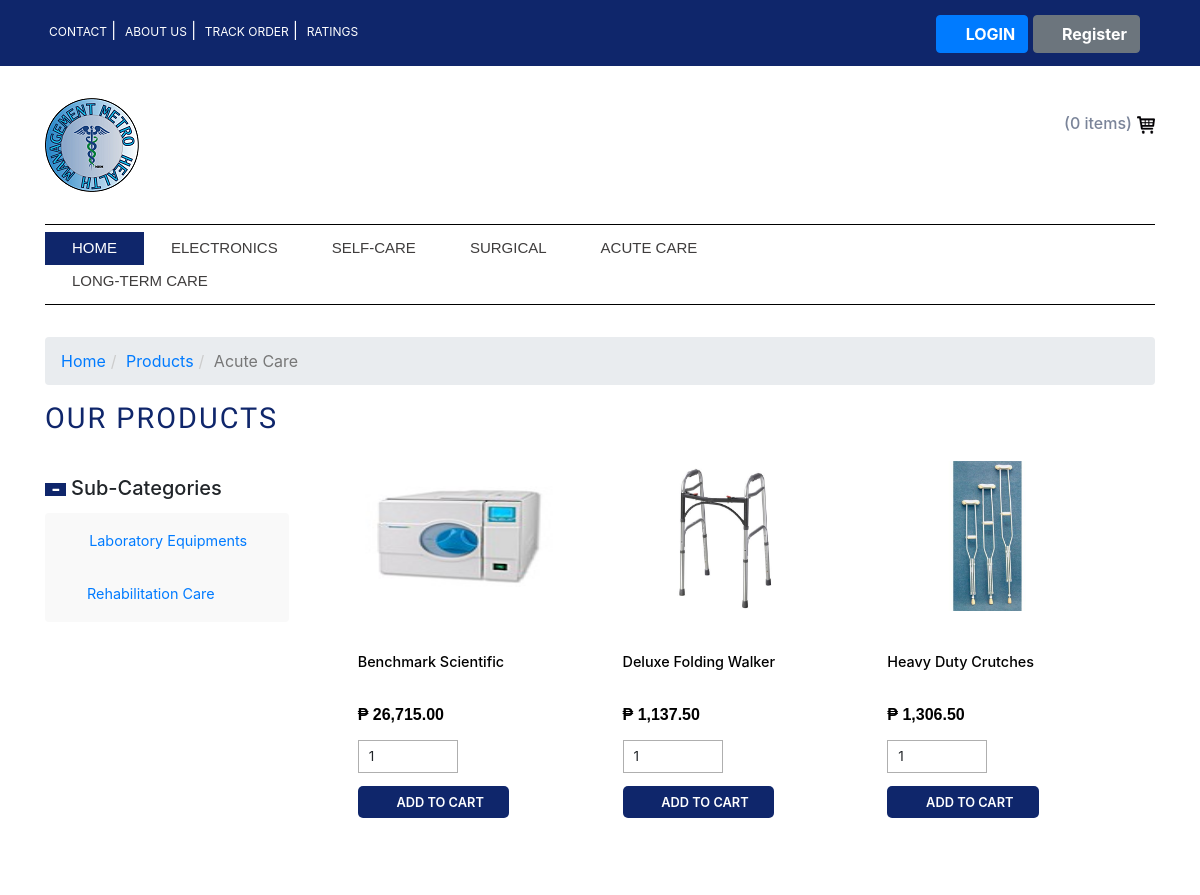
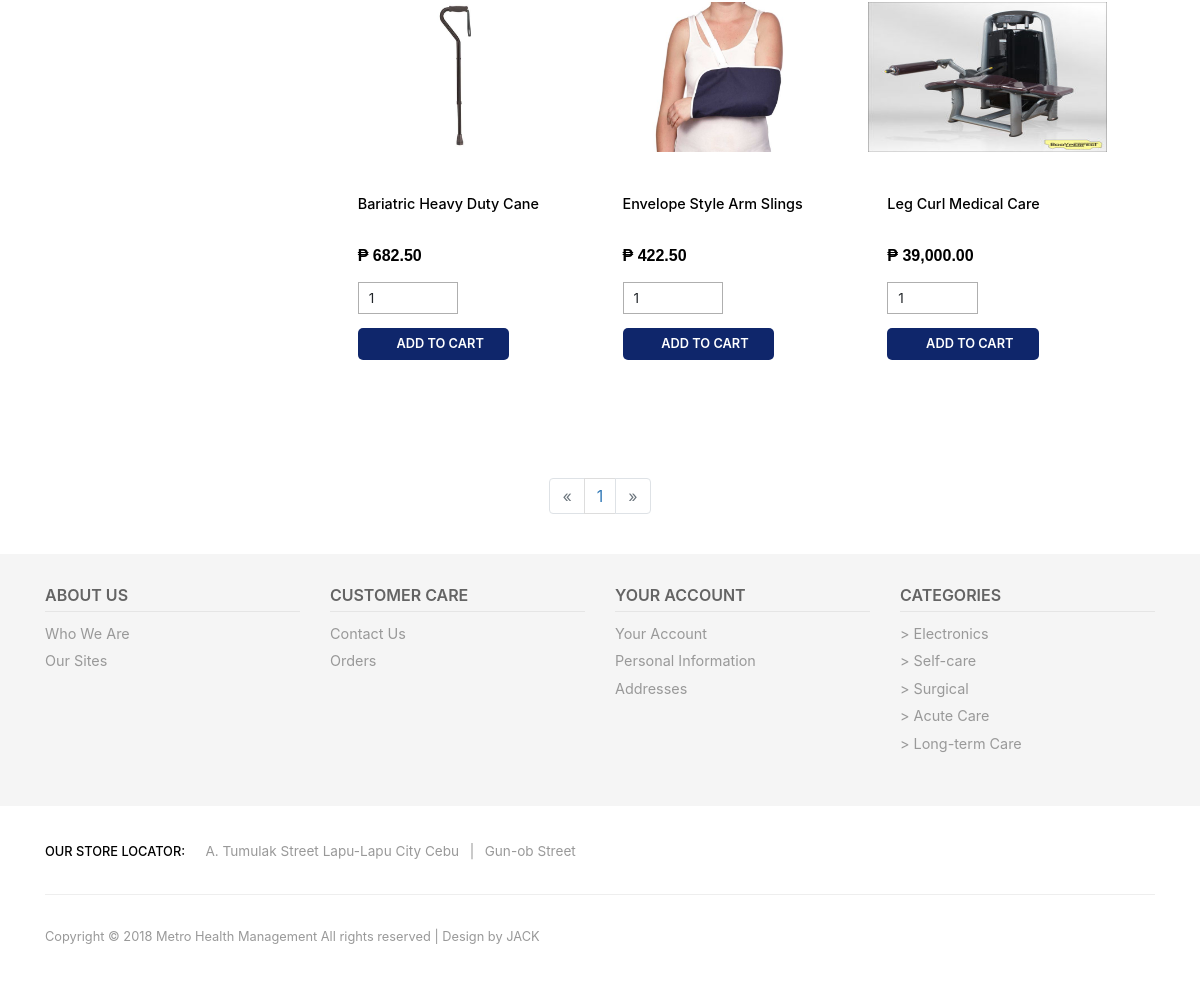
The page /customer/acutecare.php on the database its author committed (2 pictures, top to bottom).
### tables this page shows
CREATE TABLE `products` (
  `prod_id` int(11) NOT NULL,
  `prod_name` text NOT NULL,
  `type` text NOT NULL,
  `sub_category` text NOT NULL,
  `description` text NOT NULL,
  `selling_price` float NOT NULL,
  `unit_price` float NOT NULL,
  `qty` int(11) NOT NULL,
  `status` text NOT NULL,
  `photo` varchar(25555) NOT NULL,
  `trans_id` int(11) NOT NULL,
  `supplier_id` int(11) NOT NULL,
  `date_added` date NOT NULL
);

### customer/functions/acutecareDisplay.php (called while the page is built, shortened)
<?php
 $query= "SELECT * FROM products WHERE type = 'Acute Care'";
$data = mysqli_query($conn, $query);
$result = mysqli_fetch_array($data);
		 $search_value=isset($_POST['search'])? $_POST["search"]:'';
	 if(isset($result['type']) == "Acute Care"){
			$sqlSelProd = mysqli_query($conn,"SELECT * FROM products WHERE prod_name like '%$search_value%' AND type='Acute Care' ORDER BY prod_id DESC limit $start_from, $record_per_page") or die(mysqli_error());
		}
?>

### customer/acutecare.php (the view, shortened to what this page needs)
<?php
 require("../database/sql_connect.php");
$record_per_page = 9;
$page = '';
if (isset($_GET['page'])) {
	$page = $_GET['page'];
}
else{
	$page = 1;
}
$start_from = ($page-1)*$record_per_page;
?>
<?php
include("functions/acutecareDisplay.php");
?>
<body>
<link rel="stylesheet" href="https://maxcdn.bootstrapcdn.com/bootstrap/3.3.7/css/bootstrap.min.css">
<?php include("header.php") ?>
<?php include("menu.php") ?>
<div class="product-model">
	 <div class="container">
			<ol class="breadcrumb">
		  <li><a href="index.php">Home</a></li>
		 <li><a href="#">Products</a></li>
		  <li class="active">Acute Care</li>
		 </ol>
			<h2>OUR PRODUCTS</h2>
		 <div class="col-md-9 product-model-sec">
		 <?php
		if (mysqli_num_rows($sqlSelProd) >= 1) {
          while ($row = mysqli_fetch_array($sqlSelProd)) {
          	if (empty($row)){
					echo "No avaiableproducts";
				}else{
	?>
			<a href="single.php?prod_id=<?php echo $row['prod_id']; ?>"><div class="product-grid love-grid">
						<div class="product-img b-link-stripe b-animate-go  thickbox">
							<img src="../admin/<?php echo $row['photo'] ?>" style="height:150px;" class="img-responsive" alt=""/>
							<div class="b-wrapper">
							</div>
						</div></a>
						<form method="post">
						<div class="product-info simpleCart_shelfItem">
							<div class="product-info-cust prt_name">
								<h4><?php echo $row['prod_name']; ?></h4>
								<br>
								<span class="item_price">&#8369; <?php echo number_format($row['selling_price'],2); ?></span>
								<input type="number" min="1" max="<?php echo $row['qty']; ?>" class="item_quantity quantity<?php echo $row['prod_id']; ?>" value="1" />
								<button type="submit" class="item_add items" onclick="myFunction()"><i class="fa fa-shopping-cart"></i> ADD TO CART</button>
							</div>
						</div>
						</div>
						</form>
						<?php
			}
		}
	}
		?>
			<div class="rsidebar span_1_of_left">
				 <section  class="sky-form">
					<?php include("acutecareSubCategory.php") ?>
				 </section>
			 </div>
<center>
			<div class="pagination">
						<?php
							if($type = "Acute Care");
							$sqlSelProd = mysqli_query($conn,"SELECT * FROM products WHERE type = 'Acute Care'") or die(mysqli_error());
							$total_records = mysqli_num_rows($sqlSelProd);
							$total_pages = ceil($total_records/$record_per_page);
							if ($type=='') {
								echo "<ul class='pagination'>";
								if($page == 1) {
								$disable_prev = 'disabled';
								$prev_url = "javascript:void(0);";
								} else {
								    $disable_prev = '';
								    $prev_url = "acutecare.php?page=".($page-1);
								}
								echo '<li class="page-item '.$disable_prev.'"><a class="page-link" href="'.$prev_url.'" class="button">
							        <span aria-hidden="true">&laquo;</span>
							        <span class="sr-only">Previous</span>
							      </a></li>';
								for ($i=1; $i <=$total_pages ; $i++) {
									echo '<li><a href="acutecare.php?page='.$i.'">'.$i.'</a></li>';
								}
								if($page+1 == $total_pages) {
								    $disable_next = '';
								    $next_url = "acutecare.php?page=".($page+1);
								} else {
								    $disable_next = 'disabled';
								    $next_url = "javascript:void(0);";
								}
								echo "<li class='page-item ".$disable_next."'><a class='page-link' href='".$next_url."' class='button'>
								        <span aria-hidden='true'>&raquo;</span>
								        <span class='sr-only'>Next</span>
								      </a></li>";
								echo "</ul>";
								}
								else{
								echo "<ul class='pagination'>";
								if($page == 1) {
								$disable_prev = 'disabled';
								$prev_url = "javascript:void(0);";
								} else {
								    $disable_prev = '';
								    $prev_url = "acutecare.php?type=".$_GET['type']."&page=".($page-1);
								}
								echo '<li class="page-item '.$disable_prev.'"><a class="page-link" href="'.$prev_url.'" class="button">
							        <span aria-hidden="true">&laquo;</span>
							        <span class="sr-only">Previous</span>
							      </a></li>';
								for ($i=1; $i <=$total_pages ; $i++) {
									echo '<li><a href="acutecare.php?type='.$type.'&page='.$i.'">'.$i.'</a></li>';
								}
								if($page+1 == $total_pages) {
								    $disable_next = '';
								    $next_url = "acutecare.php?type=".$_GET['type']."&page=".($page+1);
								} else {
								    $disable_next = 'disabled';
								    $next_url = "javascript:void(0);";
								}
								echo "<li class='page-item ".$disable_next."'><a class='page-link' href='".$next_url."' class='button'>
								        <span aria-hidden='true'>&raquo;</span>
								        <span class='sr-only'>Next</span>
								      </a></li>";
								echo "</ul>";
							}
						 ?>
			</div>
			</center>
<?php include("indexfooter.php") ?>
</body>
</html>

### customer/header.php (shortened to what this page needs)
<!DOCTYPE HTML>
<html>
<head>
<link href="css2/style.css" rel='stylesheet' type='text/css' />
    <link href="vendor/bootstrap/css/bootstrap.css" rel="stylesheet">
    <link href="css2/half-slider.css" rel="stylesheet">
    <link href="vendor/font-awesome/css/font-awesome.min.css" rel="stylesheet" type="text/css">
	<link rel="stylesheet" type="text/css" href="wrapper.css">
<link href="css2/megamenu.css" rel="stylesheet" type="text/css" media="all" />
</head>
<div class="top_bg">
	<div class="container">
		<div class="header_top-sec">
			<div class="top_right">
				<ul>
					<li><a href="contact.php">Contact</a></li>|
					<li><a href="aboutus.php">About Us</a></li>|
					<li><a data-toggle="modal" data-target="#myModal">Track Order</a></li>|
					<li><a href="indexRatings.php">Ratings</a></li>
				</ul>
			</div>
			<div class="container">
				<div class="top_left">
					<button type="button" class="btn btn-primary" data-toggle="modal" data-target="#myModal">
					  <font color="white"><b><i class="fa fa-sign-in"></i> LOGIN</b></a> </font> </button>
					<button type="button" class="btn btn-secondary" data-toggle="modal" data-target="#register">
					  <font color="white"><b><i class="fa fa-plus-square"></i> Register</b></a> </font> </button>
				</div>
			</div>
		</div>
	</div>
</div>
<div class="header_top">
	 <div class="container">
		 <div class="logo">
		 	<a href="index.php"><img src="image/2.png" alt=""></a>
		 </div>
		 <div class="header_right">
			 <div class="cart box_1">
				<h3>
				(<span>0</span> items)<img src="image/bag.png" alt=""></h3>
			 </div>
		 </div>
	</div>
</div>

### customer/menu.php (shortened to what this page needs)
<div class="mega_nav">
	 <div class="container">
		 <div class="menu_sec">
		 <ul class="megamenu skyblue">
			 <li class="active grid"><a class="color1" href="index.php">Home</a></li>
			 <li class="grid"><a class="color2" href="electronics.php">Electronics</a></li>
			<li><a class="color4" href="selfcare.php">Self-care</a></li>
				<li><a class="color6" href="surgical.php">Surgical</a></li>
				<li><a class="color7" href="acutecare.php">Acute Care</a></li>
				<li><a class="color8" href="longtermcare.php">Long-term Care</a></li>
			   </ul>
			 <div class="clearfix"></div>
		 </div>
	  </div>
</div>

### customer/acutecareSubCategory.php (shortened to what this page needs)
<div class="product_right">
						<h5 class="m_2"><span class="glyphicon glyphicon-minus" aria-hidden="true"></span>Sub-Categories</h5>
						<div class="nav">
						<ul class="nav navbar place">
								<li><a href="lab.php">   Laboratory Equipments</a></li>
								<li><a href="rehab.php">Rehabilitation Care</a></li>
						</ul>
						</div>
					</div>

### customer/indexfooter.php (shortened to what this page needs)
<div class="footer-content">
	 <div class="container">
	 	<div class="row">
			 <div class="col-md-3 ftr-grid">
				 <h4>About Us</h4>
				 <ul>
					 <li><a href="aboutus.php">Who We Are</a></li>
					 <li><a href="aboutus.php">Our Sites</a></li>
				 </ul>
			 </div>
			 <div class="col-md-3 ftr-grid">
				 <h4>Customer Care</h4>
				 <ul>
					 <li><a href="contact.php">Contact Us</a></li>
					 <li><a href="orders.php">Orders</a></li>
				 </ul>
			 </div>
			 <div class="col-md-3 ftr-grid">
				 <h4>Your account</h4>
				 <ul>
				 	<li><a href="#">Your Account</a></li>
				 	<li><a href="#">Personal Information</a></li>
					 <li><a href="#">Addresses</a></li>
				 </ul>
			 </div>
			 <div class="col-md-3 ftr-grid">
				 <h4>Categories</h4>
				 <ul>
					 <li><a href="electronics.php">> Electronics</a></li>
					 <li><a href="selfcare.php">> Self-care</a></li>
					 <li><a href="surgical.php">> Surgical</a></li>
					 <li><a href="acutecare.php">> Acute Care</a></li>
					 <li><a href="longtermcare.php">> Long-term Care</a></li>
				 </ul>
			 </div>
		 </div>
	 </div>
</div>
<div class="footer">
	 <div class="container">
		 <div class="store">
			 <ul>
				 <li class="active">OUR STORE LOCATOR:</li>
				 <li><a href="#">A. Tumulak Street Lapu-Lapu City Cebu</a></li>
				 <li><a href="#">|</a></li>
				 <li><a href="#">Gun-ob Street</a></li>
			 </ul>
		 </div>
		 <div class="copywrite">
			 <p>Copyright © 2018 Metro Health Management All rights reserved | Design by JACK</p>
		 </div>
		 </div>
	 </div>

### customer/css2/style.css (style rules this page uses)
h4, h5, h6, h1, h2, h3 { margin: 0; }
ul, ol { margin: 0; padding:0; }
p { margin: 0; }
html, body { font-family: 'Raleway', sans-serif; font-size: 100%; background: #ffffff; }
body a { transition:0.5s all; -webkit-transition:0.5s all; -moz-transition:0.5s all; -o-transition:0.5s all; -ms-transition:0.5s all; }
.row { margin:0; }
.breadcrumb { margin:2em 0; }
.top_bg { background:#0f266b; }
.header_top-sec { padding: 15px 0 8px; }
.logo img { width:100%; }
.header_top { padding:2em 0; }
.top_left { float: right; color:#081336; }
.top_right { float:left; color: #ffffff; margin-top: 3px; }
.top_right ul,.top_left ul { padding:0; list-style:none; display: inline-block; vertical-align: middle; }
.top_right ul li,.top_left ul li { display: inline-block; }
.top_right ul li:last-child { margin-right: 0; }
.top_right ul li a { text-align:center; padding: 0px 4px; text-transform:uppercase; font-size:12px; display:block; color:#ffffff; -webkit-transition: all 0.3s ease-in-out; -moz-transition: all 0.3s ease-in-out; -o-transition: all 0.3s ease-in-out; transition: all 0.3s ease-in-out; }
span.item_price { color: #3f3d3d; font-size: 1.2em; font-weight: 400; text-align: center; }
.item_quantity { margin: 1em 0; border: 1px solid rgb(175, 175, 175); font-size: 0.85em; padding: 5px 10px; display: block; }
.box_1 { text-align:center; margin-top:1em; }
.box_1 h3 { color: #000; font-size: 0.85em; margin-bottom: 0; }
.box_1 h3 img { margin-left: 5px; }
.box_1 h3 { color: #7A8499; font-size: 1em; }
.logo { float: left; }
.header_right { float: right; }
.menu_sec { border-top:1px solid #000; border-bottom:1px solid #000; padding:7px 0; }
.header_right { position:relative; }
.footer-content { background:#F5F5F5; padding:2em 0; }
.ftr-grid h4 { color: #646464; font-weight: 600; display: block; border-bottom: 1px solid #E5E5E5; padding-bottom: 5px; text-transform:uppercase; font-size:1em; }
.ftr-grid { padding-left: 0; }
.ftr-grid ul li { display:block; }
.ftr-grid ul li:nth-child(1) { margin-top:0.5em; }
.ftr-grid ul li a { color:#999; padding:3px 0; display:block; font-size:0.9em; }
.footer { padding-bottom:2em; }
.store { margin:2em 0; border-bottom: 1px solid #eee; padding-bottom: 1em; }
.store ul li { display:inline-block; }
.store ul li.active { color:#000; font-size:0.8em; font-weight:500; margin-right:1em; }
.store ul li a { color:#999; font-size:0.85em; padding:0 3px; }
.copywrite p { color: #999; font-size: 0.8em; }
.product-model-sec { margin: 1em 0 0 0; float: right; }
.glyphicon-minus { top:-1px!important; }
.glyphicon-minus:before { content: "\2212"; color:#fff; font-size:9px; background:rgba(15, 38, 107); padding:1px 6px; margin-right:5px; }
.rsidebar { display: block; float: left; margin: 2em 2em 0% 0; width: 22%; }
.b-link-stripe { position:relative; display:inline-block; vertical-align:top; font-weight: 300; overflow:hidden; width: 100%; }
.b-link-stripe .b-wrapper { position:absolute; width:100%; height:100%; top:0; left:0; text-align:center; color:#ffffff; overflow:hidden; }
.b-animate-go { text-decoration:none; }
.product-grid { width: 30%; margin: 0 3% 4% 0; float: left; position: relative; transition: 0.5s all; -webkit-transition: 0.5s all; -moz-transition: 0.5s all; -o-transition: 0.5s all; min-height: 200px; border:1px solid #fff; }
.product-img img { width: 100%; }
.product-info-cust { float: left; padding: 0.8em 1.2em; }
.item_quantity { margin: 1em 0; font-size: 0.85em; padding: 5px 10px; display: block; }
.item_add { color:#fff; text-decoration:none; font-weight:600; padding:0.5em 2em; font-size:0.8em; display:inline-block; border-radius:5px; -moz-border-radius: 5px; -webkit-border-radius: 5px; -o-border-radius: 5px; margin: 0px 16px 0px 0px; background:#0f266b; border:none; outline:none; }
.prt_name { padding: 0.8em 1.2em; float:none; }
.items { float:none; margin: 0 0 16px 0px; }
.product-info-cust h4 { color:#000; font-weight:500; font-size:0.9em; }
span.item_price { color:#000; font-weight:600; font-size:1em; font-family: 'Arimo', sans-serif; }
.product-info.simpleCart_shelfItem { margin-top: 30px; }
ul.place { margin: 5px 0; background: #f9f9f9; width: 100%; padding:0px 20px; color: #f9f9f9; cursor: pointer; }
ul.place li { display: inline-block; padding: 6px; }
ul.place li { font-size:0.9em; color: #8c8c8c; text-decoration: none; cursor: pointer; }
.product-model h2 { text-transform: uppercase; font-size: 1.8em; font-family: 'Aladin', cursive; letter-spacing: 2px; color: #0f266b; }

### rows shown on the page
products: photo (picture), prod_name "Benchmark Scientific", selling_price "26,715.00"
products: photo (picture), prod_name "Deluxe Folding Walker", selling_price "1,137.50"
products: photo (picture), prod_name "Heavy Duty Crutches", selling_price "1,306.50"
products: photo (picture), prod_name "Bariatric Heavy Duty Cane", selling_price "682.50"
products: photo (picture), prod_name "Envelope Style Arm Slings", selling_price "422.50"
products: photo (picture), prod_name "Leg Curl Medical Care", selling_price "39,000.00"
